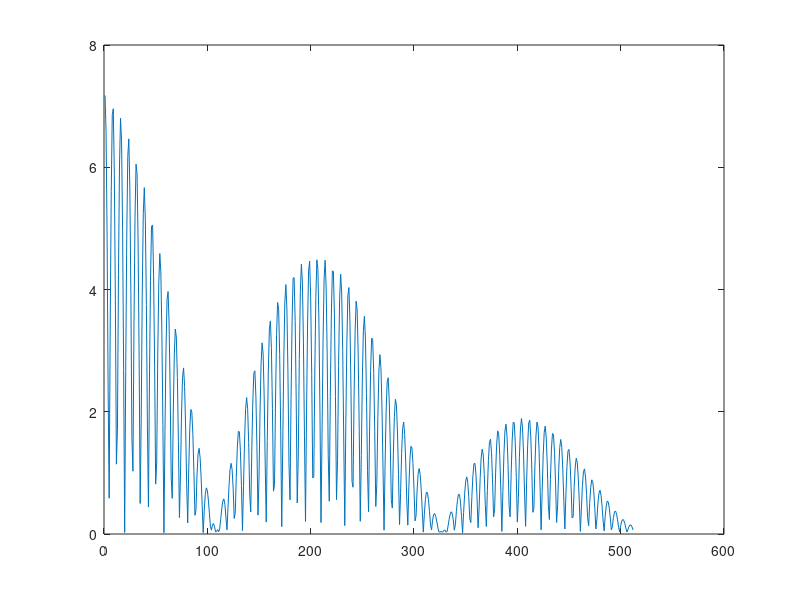
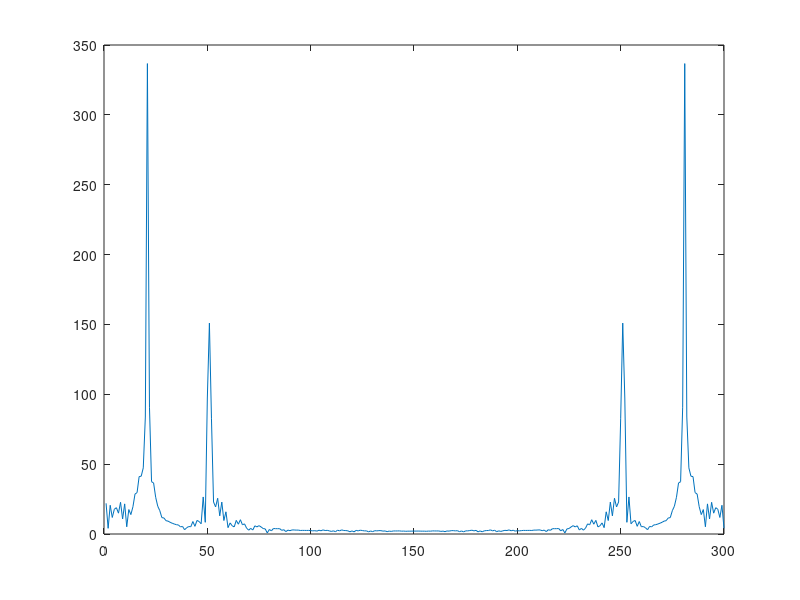
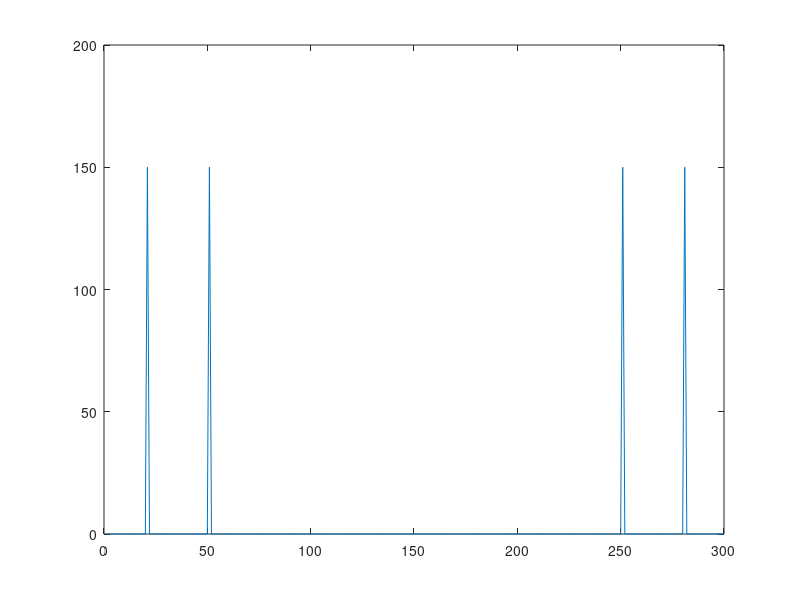

The MATLAB source for these figures, in order:

frec_muestreo = 300;
frec_ruido = 50; %Ruido de linea = 50 Hz.

orden = 50; %orden del filtro
tol = 3; %tolerancia de la frecuencia de rechazo... tol=3 => rechazamos de 47 a 53

resp_freq = ones(1,frec_muestreo); %rf va de 0 a 300 Hz.
for i=-tol:tol
    resp_freq(frec_ruido+i) = 0; %frecuencia positiva
    resp_freq(frec_muestreo-frec_ruido-i) = 0; %frecuencia negativa
end

%Obtenemos la respuesta en tiempo del filtro
filtro_tiempo = ifft(resp_freq);
N = length(filtro_tiempo); %longitud del filtro

%nos quedamos con su parte central (dada por el orden)
filtro_tiempo_corto = filtro_tiempo(orden:(N-orden+1));

%Definicion de ventana y ventaneado del filtro en tiempo
ancho_ventana = length(filtro_tiempo_corto);
ventana = bartlett(ancho_ventana)';
filtro_ventaneado = filtro_tiempo_corto .* ventana;

%transformo para encontrar el filtro final en frecuencia
filtro_final = abs(fft(filtro_ventaneado));

%lo normalizo
maximo = max(filtro_final);
filtro_final = filtro_final ./ maximo;

%señal de prueba
T = 1/frec_muestreo;
t = 0:T:1 - T;
s = sin(2*pi*t*50) + sin(2*pi*t*20);

s_f = filter(filtro_final,[1],s);
figure(4); plot(abs(fft(s_f)));
figure(5); plot(abs(fft(s)));

%stem(abs(fft(filtro_ventaneado)));
figure(1);plot(abs(freqz(filtro_final,[])));

%figure(3); plot(filtro_tiempo);
%figure(2); plot(filtro_tiempo_corto);


pause;
